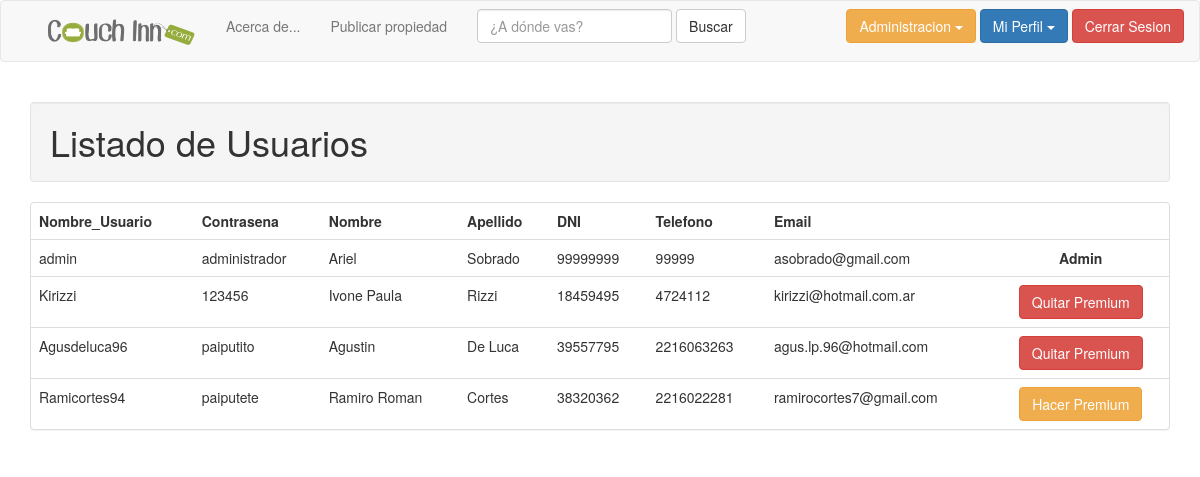
The page /users_list.php (signed in) on the database as committed earlier.
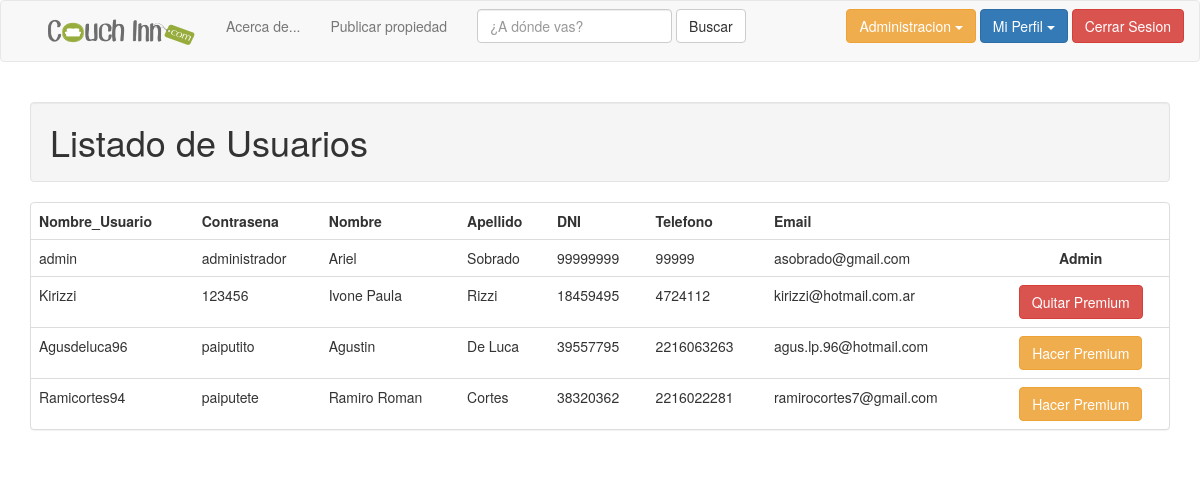
The same page on the database as committed later.
### tables this page shows
CREATE TABLE `usuario` (
  `id_usuario` int(11) NOT NULL,
  `nombre_usuario` varchar(24) NOT NULL,
  `contrasena` varchar(16) NOT NULL,
  `nombre` varchar(100) NOT NULL,
  `apellido` varchar(100) NOT NULL,
  `rol` int(1) NOT NULL DEFAULT '1',
  `dni` int(8) NOT NULL,
  `id_ubicacion` int(11) NOT NULL,
  `email` varchar(100) NOT NULL,
  `telefono` varchar(100) NOT NULL,
  `fecha_registro` date NOT NULL
);

### web/users_list.php (the view, shortened to what this page needs)
<!DOCTYPE html>
<html lang="en">
  	<head>
	    <link href="css/bootstrap.min.css" rel="stylesheet" media="screen">
  	</head>
  	<body>
    	<?php
		if (isset ($_SESSION['rol'])){
			if (($_SESSION['rol'] == 1) || ($_SESSION['rol'] == 2)){
				header("Location: index.php");
			}
			else{
				include 'admin_taskbar.php';
			}
		}
		else{
			header("Location: index.php");
		}
		?>
		<div class="container">
			<h1 class="well">Listado de Usuarios</h1>
				<form name="form" method="post" action="user_premium_manager.php">
					<div class="panel panel-default">
						<table class="table">
						    <tr>
						    	<td><strong>Nombre_Usuario</strong></td>
								<td><strong>Contrasena</strong></td>
								<td><strong>Nombre</strong></td>
								<td><strong>Apellido</strong></td>
								<td><strong>DNI</strong></td>
								<td><strong>Telefono</strong></td>
								<td><strong>Email</strong></td>
							</tr>
							<?php
							$result = mysql_query("SELECT * FROM usuario");
							while ($tabla = mysql_fetch_array($result)){
								$var = $tabla["id_usuario"];
								?>
								<tr>
									<td> <?php echo $tabla["nombre_usuario"];?></td>
									<td> <?php echo $tabla["contrasena"];?></td>
									<td> <?php echo $tabla["nombre"];?></td>
									<td> <?php echo $tabla["apellido"];?></td>
									<td> <?php echo $tabla["dni"];?></td>
									<td> <?php echo $tabla["telefono"];?></td>
									<td> <?php echo $tabla["email"];?></td>
									<?php
										if ($tabla['rol'] == 1){
											?>
											<td> <center> <button type="submit" name="premium" id="premium" value="<?php echo htmlspecialchars($var);?>" class="btn btn-warning btn-group-xs">Hacer Premium</button> </td>
										<?php
										}
										else{
											if ($tabla['rol'] == 2){
												?>
												<td> <center> <button type="submit" name="regular" id="regular" value="<?php echo htmlspecialchars($var);?>" class="btn btn-danger btn-group-xs">Quitar Premium</button> </td>
											<?php
											}
											else{
												echo '<td><b><center>Admin</b></td>';
											}
										}
									?>
								</tr>
							<?php
							}
							?>
						  </table>
					</div>
				</form>
		</div>
  	</body>
</html>

### web/admin_taskbar.php (shortened to what this page needs)
<!DOCTYPE html>
<html>
	<body>
		<nav class="navbar navbar-default">
			<div class="container-fluid">
			    <div class="collapse navbar-collapse" id="bs-example-navbar-collapse-1">
		  			<ul class="nav navbar-nav">
		  				<li class="navbar-left"><a href="index.php"><img src="images/Logo.png" width="150" height="30"></a></li>
			      		<li><a href="about_us.php">Acerca de...</a></li>
			        	<li><a href="#">Publicar propiedad</a></li>
			      		<form class="navbar-form navbar-left" role="search">
			       		<div class="form-group">
			          		<input type="text" class="form-control" placeholder="¿A dónde vas?">
			        	</div>
			        	<button type="submit" class="btn btn-default">Buscar</button>
			      		</form>
			      	</ul>
			    	<ul class="nav navbar-nav navbar-right">
						<div class="btn-group">
							<button type="button" class="btn btn-warning dropdown-toggle" data-toggle="dropdown" aria-haspopup="true" aria-expanded="false">
						    Administracion <span class="caret"></span>
							</button>
		          		</div>
		          		<div class="btn-group">
							<button type="button" class="btn btn-primary dropdown-toggle" data-toggle="dropdown" aria-haspopup="true" aria-expanded="false">
							    Mi Perfil <span class="caret"></span>
							</button>
			          	</div>
						<button type="button" class="btn btn-danger navbar-btn" onClick="window.location.href='session_close.php'">Cerrar Sesion</button>
			    	</ul>
			    </div>
			</div>
		</nav>
	</body>
</html>

Rows that differ between the two databases and show on the page:
changed usuario "Agusdeluca96": rol "Quitar Premium" → "Hacer Premium"
